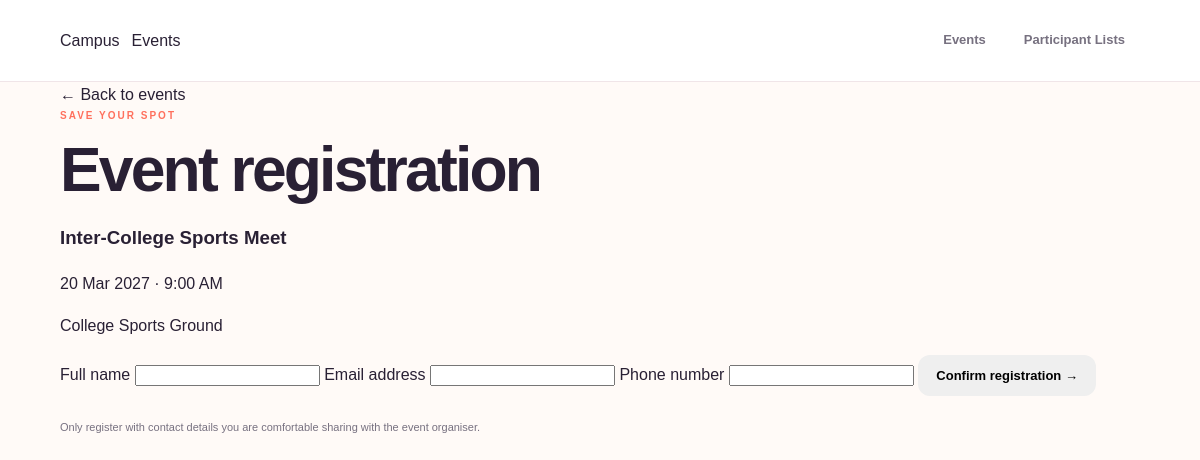
/register.php?event_id=3, run on the app's committed database.
### tables this page shows
CREATE TABLE IF NOT EXISTS events (
    id INT AUTO_INCREMENT PRIMARY KEY,
    title VARCHAR(150) NOT NULL,
    description TEXT NOT NULL,
    event_date DATE NOT NULL,
    event_time TIME NOT NULL,
    venue VARCHAR(200) NOT NULL,
    created_at TIMESTAMP DEFAULT CURRENT_TIMESTAMP
);

### register.php (the view, shortened to what this page needs)
<?php
require_once 'db.php';
function h($value) {
    return htmlspecialchars((string)$value, ENT_QUOTES, 'UTF-8');
}
$eventId = filter_input(INPUT_GET, 'event_id', FILTER_VALIDATE_INT);
$stmt = $conn->prepare("SELECT id, title, event_date, event_time, venue FROM events WHERE id = ?");
$stmt->bind_param("i", $eventId);
$stmt->execute();
$event = $stmt->get_result()->fetch_assoc();
$name = $email = $phone = '';
?>
<!doctype html>
<html lang="en">
<head>
  <link rel="stylesheet" href="style.css">
</head>
<body>
<header class="topbar"><a class="brand" href="index.php">Campus<span>Events</span></a><nav><a href="index.php">Events</a><a href="participants.php">Participant Lists</a></nav></header>
<main class="container narrow">
  <a class="back-link" href="index.php">← Back to events</a>
  <section class="form-panel">
    <p class="eyebrow">SAVE YOUR SPOT</p>
    <h1>Event registration</h1>
    <div class="event-summary">
      <h3><?= h($event['title']) ?></h3>
      <p><?= h(date('d M Y', strtotime($event['event_date']))) ?> · <?= h(date('g:i A', strtotime($event['event_time']))) ?></p>
      <p><?= h($event['venue']) ?></p>
    </div>
    <form method="post" action="register.php">
      <label for="participant_name">Full name</label>
      <input id="participant_name" name="participant_name" maxlength="100" value="<?= h($name) ?>" required>
      <label for="email">Email address</label>
      <input id="email" type="email" name="email" maxlength="150" value="<?= h($email) ?>" required>
      <label for="phone">Phone number</label>
      <input id="phone" type="tel" name="phone" maxlength="25" value="<?= h($phone) ?>" required>
      <button class="button full" type="submit">Confirm registration →</button>
    </form>
  </section>
  <footer>Only register with contact details you are comfortable sharing with the event organiser.</footer>
</main>
</body>
</html>

### style.css (style rules this page uses)
* { box-sizing:border-box }
:root { --maroon:#39051b;--maroon2:#5c0b2b;--coral:#ff705d;--peach:#ffe8d8;--pink:#ff9eaa;--ink:#292034;--muted:#777180;--paper:#fffaf7;--white:#fff;--line:#f0e5e8;--shadow:0 18px 50px rgba(57,5,27,.12) }
html { scroll-behavior:smooth;scroll-padding-top:90px }
body { margin:0;background:var(--paper);color:var(--ink);font-family:'DM Sans',sans-serif;line-height:1.6;overflow-x:hidden }
a { color:inherit;text-decoration:none }
.topbar { height:82px;padding:0 max(5vw,22px);display:flex;align-items:center;justify-content:space-between;background:rgba(255,255,255,.96);backdrop-filter:blur(18px);border-bottom:1px solid var(--line);position:sticky;top:0;z-index:20 }
.brand { display:flex;align-items:center;gap:12px }
nav { display:flex;gap:8px;align-items:center }
nav a { font-size:13px;color:var(--muted);font-weight:700;padding:10px 15px;border-radius:12px;transition:.25s }
.container { width:min(1160px,90%);margin:auto }
.eyebrow { font-size:10px;font-weight:800;letter-spacing:2px;color:var(--coral);margin:0 0 13px }
h1,h2,h3,p { margin-top:0 }
h1 { font:800 clamp(42px,5.2vw,68px)/1.06 Manrope,sans-serif;letter-spacing:-2.8px;margin:0 0 20px }
.button { display:inline-flex;justify-content:center;align-items:center;gap:20px;border:0;border-radius:12px;padding:13px 18px;font:700 13px 'DM Sans',sans-serif;cursor:pointer;transition:transform .25s,box-shadow .25s,background .25s }
footer { display:flex;justify-content:space-between;gap:15px;flex-wrap:wrap;padding:23px 0;color:var(--muted);font-size:11px }

### data on the page
events: title "Inter-College Sports Meet", event_date "20 Mar 2027", event_time "9:00 AM", venue "College Sports Ground"
